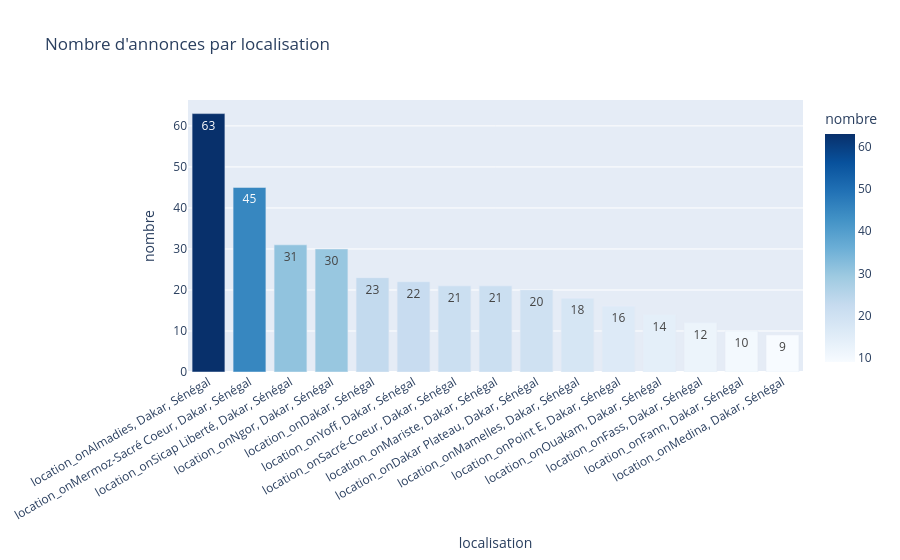

Write notebook code for a chart like this one.
### Markdown cell above
### Graphique 3 : Nombre d'annonces par localisation

### Code cell
df3 = df.dropna(subset=["localisation"])
loc_count = df3["localisation"].value_counts().head(15).reset_index()
loc_count.columns = ["localisation", "nombre"]

fig3 = px.bar(loc_count, x="localisation", y="nombre",
              title="Nombre d'annonces par localisation", color="nombre",
              color_continuous_scale="Blues", text_auto=True)
fig3.update_layout(xaxis_tickangle=-30)
fig3.show()

### Figure 1 — Plotly figure (JSON) as saved in the notebook; plotly's stock layout.template omitted (floating-point values rounded to 4 significant figures)
{"data": [{"hovertemplate": "localisation=%{x}<br>nombre=%{marker.color}<extra></extra>", "legendgroup": "", "marker": {"color": [63, 45, 31, 30, 23, 22, 21, 21, 20, 18, 16, 14, 12, 10, 9], "coloraxis": "coloraxis", "pattern": {"shape": ""}}, "name": "", "orientation": "v", "showlegend": false, "textposition": "auto", "texttemplate": "%{y}", "type": "bar", "x": ["location_onAlmadies, Dakar, Sénégal", "location_onMermoz-Sacré Coeur, Dakar, Sénégal", "location_onSicap Liberté, Dakar, Sénégal", "location_onNgor, Dakar, Sénégal", "location_onDakar, Sénégal", "location_onYoff, Dakar, Sénégal", "location_onSacré-Coeur, Dakar, Sénégal", "location_onMariste, Dakar, Sénégal", "location_onDakar Plateau, Dakar, Sénégal", "location_onMamelles, Dakar, Sénégal", "location_onPoint E, Dakar, Sénégal", "location_onOuakam, Dakar, Sénégal", "location_onFass, Dakar, Sénégal", "location_onFann, Dakar, Sénégal", "location_onMedina, Dakar, Sénégal"], "xaxis": "x", "y": [63, 45, 31, 30, 23, 22, 21, 21, 20, 18, 16, 14, 12, 10, 9], "yaxis": "y"}], "layout": {"barmode": "relative", "coloraxis": {"autocolorscale": false, "colorbar": {"title": {"text": "nombre"}}, "colorscale": [[0, "rgb(247,251,255)"], [0.125, "rgb(222,235,247)"], [0.25, "rgb(198,219,239)"], [0.375, "rgb(158,202,225)"], [0.5, "rgb(107,174,214)"], [0.625, "rgb(66,146,198)"], [0.75, "rgb(33,113,181)"], [0.875, "rgb(8,81,156)"], [1, "rgb(8,48,107)"]]}, "legend": {"tracegroupgap": 0}, "title": {"text": "Nombre d'annonces par localisation"}, "xaxis": {"anchor": "y", "domain": [0, 1], "tickangle": -30, "title": {"text": "localisation"}}, "yaxis": {"anchor": "x", "domain": [0, 1], "title": {"text": "nombre"}}}}
